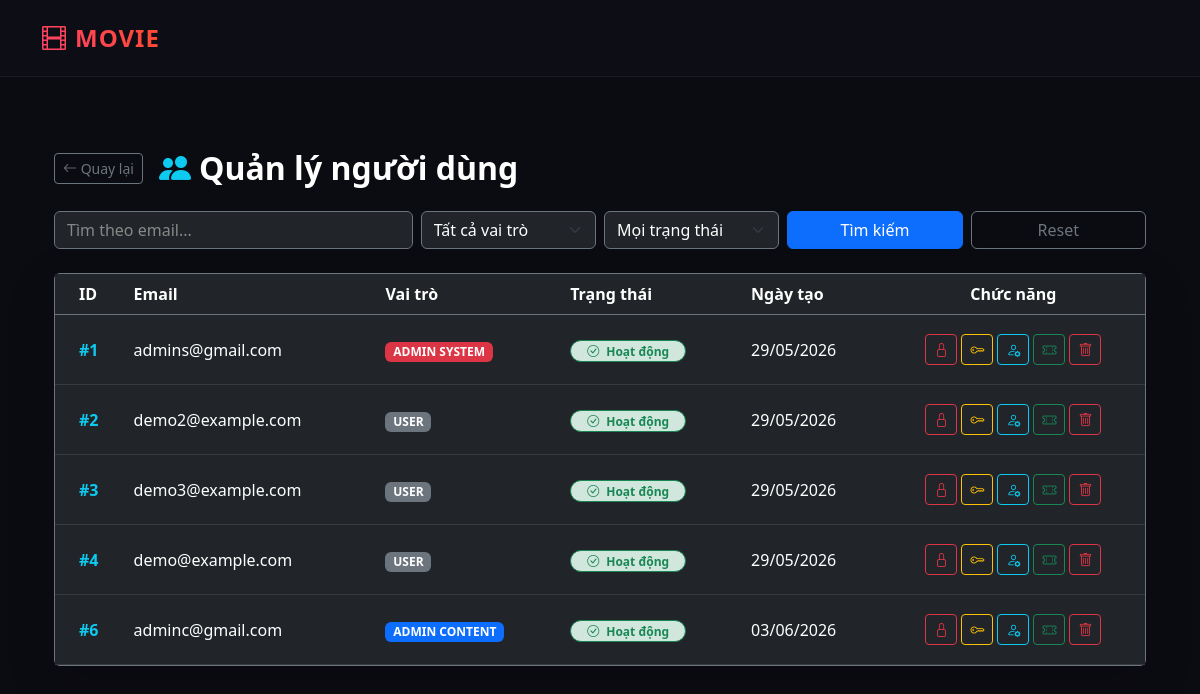
Page /admin/users (signed in) on the committed database.
### tables this page shows
CREATE TABLE users (
        id INTEGER PRIMARY KEY AUTOINCREMENT,
        email TEXT UNIQUE,
        password BLOB,
        role VARCHAR(20) DEFAULT 'user',
        created_at TEXT,
        is_active INTEGER DEFAULT 1
    );

### app.py (the view)
@app.route('/admin/users')
def admin_users():
    if session.get('role') != 'admin_system':
        return redirect(url_for('login'))
    search = request.args.get('search', '')
    role = request.args.get('role', '')
    status = request.args.get('status', '')
    conn = get_db()
    c = conn.cursor()
    query = "SELECT * FROM users WHERE 1=1"
    params = []
    if search:
        query += " AND email LIKE ?"
        params.append(f'%{search}%')
    if role:
        query += " AND role = ?"
        params.append(role)
    if status == 'active':
        query += " AND is_active = 1"
    elif status == 'locked':
        query += " AND is_active = 0"
    query += " ORDER BY id ASC"
    c.execute(query, params)
    users = c.fetchall()
    conn.close()
    return render_template('admin/users.html', users=users)

### app.py (called while the page is built)
def get_db():
    conn = sqlite3.connect("database.db")
    conn.row_factory = sqlite3.Row
    return conn

### templates/admin/users.html (shortened to what this page needs)
{% extends "layout.html" %}
{% block content %}
<div class="container py-5 text-white">
    <div class="d-flex align-items-center mb-4">
        <a href="{{ url_for('admin_dashboard') }}" class="btn btn-outline-secondary btn-sm me-3">
            <i class="bi bi-arrow-left"></i> Quay lại
        </a>
        <h2 class="mb-0 fw-bold"><i class="bi bi-people-fill text-info me-2"></i>Quản lý người dùng</h2>
    </div>
    <form method="GET" action="{{ url_for('admin_users') }}" class="row g-2 mb-4">
    <div class="col-md-4">
        <input type="text" name="search" class="form-control bg-dark text-white border-secondary"
               placeholder="Tìm theo email..." value="{{ request.args.get('search', '') }}">
    </div>
    <div class="col-md-2">
        <select name="role" class="form-select bg-dark text-white border-secondary">
            <option value="">Tất cả vai trò</option>
        </select>
    </div>
    <div class="col-md-2">
        <select name="status" class="form-select bg-dark text-white border-secondary">
            <option value="">Mọi trạng thái</option>
        </select>
    </div>
    <div class="col-md-2">
        <button type="submit" class="btn btn-primary w-100">Tìm kiếm</button>
    </div>
    <div class="col-md-2">
        <a href="{{ url_for('admin_users') }}" class="btn btn-outline-secondary w-100">Reset</a>
    </div>
</form>
    <div class="card bg-dark border-secondary shadow-lg">
        <div class="card-body p-0">
            <div class="table-responsive">
                <table class="table table-dark table-hover align-middle mb-0">
                    <thead>
                        <tr class="border-secondary">
                            <th class="ps-4">ID</th>
                            <th>Email</th>
                            <th>Vai trò</th>
                            <th>Trạng thái</th>
                            <th>Ngày tạo</th>
                            <th class="text-center">Chức năng</th>
                        </tr>
                    </thead>
                    <tbody>
                        {% for u in users %}
                        <tr style="height: 70px;">
                            <td class="ps-4 fw-bold text-info">#{{ u.id }}</td>
                            <td>{{ u.email }}</td>
                            <td>
                                {% if u.role == 'admin_system' %}
                                    <span class="badge bg-danger">
                                        ADMIN SYSTEM
                                    </span>
                                {% elif u.role == 'admin_content' %}
                                    <span class="badge bg-primary">
                                        ADMIN CONTENT
                                    </span>
                                {% else %}
                                    <span class="badge bg-secondary">
                                        USER
                                    </span>
                                {% endif %}
                            </td>
                            <td>
                                {% if u.is_active == 1 %}
                                    <span class="badge bg-success-subtle text-success border border-success rounded-pill px-3">
                                        <i class="bi bi-check-circle me-1"></i> Hoạt động
                                    </span>
                                {% else %}
                                    <span class="badge bg-danger-subtle text-danger border border-danger rounded-pill px-3">
                                        <i class="bi bi-x-circle me-1"></i> Đã khóa
                                    </span>
                                {% endif %}
                            </td>
                            <td>
                                {% if u.created_at %}
                                    {{ u.created_at[8:10] }}/{{ u.created_at[5:7] }}/{{ u.created_at[0:4] }}
                                {% else %}
                                    N/A
                                {% endif %}
                            </td>
                            <td class="text-center">
                                <div class="d-flex justify-content-center gap-1">
                                    <a href="{{ url_for('toggle_user', user_id=u.id) }}"
                                       class="btn btn-sm {% if u.is_active == 1 %}btn-outline-danger{% else %}btn-outline-success{% endif %}"
                                       onclick="return confirm('Thay đổi trạng thái tài khoản này?')">
                                       <i class="bi {% if u.is_active == 1 %}bi-lock{% else %}bi-unlock{% endif %}"></i>
                                    </a>
                                    <a href="{{ url_for('admin_reset_password', user_id=u.id) }}"
                                       class="btn btn-sm btn-outline-warning"
                                       onclick="return confirm('Reset mật khẩu về 123456?')">
                                       <i class="bi bi-key"></i>
                                    </a>
                                    <a href="{{ url_for('change_role', user_id=u.id) }}"
                                       class="btn btn-sm btn-outline-info" title="Đổi quyền">
                                       <i class="bi bi-person-gear"></i>
                                    </a>
                                    <a href="{{ url_for('admin_user_bookings', user_id=u.id) }}"
                                       class="btn btn-sm btn-outline-success">
                                       <i class="bi bi-ticket-perforated"></i>
                                    </a>
                                    <a href="{{ url_for('admin_delete_user', user_id=u.id) }}"
                                    class="btn btn-sm btn-outline-danger"
                                    onclick="return confirm('CẢNH BÁO: Hành động này sẽ xóa người dùng VÀ toàn bộ lịch sử đặt vé của họ. Bạn có chắc chắn không?')">
                                    <i class="bi bi-trash"></i>
                                    </a>
                                </div>
                            </td>
                        </tr>
                        {% endfor %}
                    </tbody>
                </table>
            </div>
        </div>
    </div>
</div>
{% endblock %}

### templates/layout.html (style rules this page uses)
body { background-color: #0b0b12 !important; color: #e2e2e9 !important; font-family: 'Segoe UI', sans-serif; }

### templates/admin/users.html (style rules this page uses)
.form-control::placeholder { color: #888 !important; opacity: 1; }

### rows in the picture
users: id "1", email "admins@gmail.com", role "ADMIN SYSTEM", is_active 1 (drawn), created_at "29", created_at "05", created_at "2026"
users: id "2", email "demo2@example.com", role "USER", is_active 1 (drawn), created_at "29", created_at "05", created_at "2026"
users: id "3", email "demo3@example.com", role "USER", is_active 1 (drawn), created_at "29", created_at "05", created_at "2026"
users: id "4", email "demo@example.com", role "USER", is_active 1 (drawn), created_at "29", created_at "05", created_at "2026"
users: id "6", email "adminc@gmail.com", role "ADMIN CONTENT", is_active 1 (drawn), created_at "03", created_at "06", created_at "2026"
